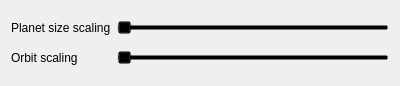
<?xml version="1.0" encoding="UTF-8"?>
<ui version="4.0">
 <class>SolarSettingsDialog</class>
 <widget class="QWidget" name="SolarSettingsDialog">
  <property name="geometry">
   <rect>
    <x>0</x>
    <y>0</y>
    <width>400</width>
    <height>86</height>
   </rect>
  </property>
  <property name="windowTitle">
   <string>Form</string>
  </property>
  <property name="styleSheet">
   <string notr="true">QLabel {background: transparent;}
QSlider {background: transparent;}</string>
  </property>
  <layout class="QGridLayout" name="gridLayout">
   <item row="0" column="0">
    <widget class="QLabel" name="m_planetScalingLabel">
     <property name="styleSheet">
      <string notr="true"/>
     </property>
     <property name="text">
      <string>Planet size scaling</string>
     </property>
    </widget>
   </item>
   <item row="0" column="1">
    <widget class="QSlider" name="m_planetScalingSlider">
     <property name="minimum">
      <number>1</number>
     </property>
     <property name="maximum">
      <number>100</number>
     </property>
     <property name="orientation">
      <enum>Qt::Horizontal</enum>
     </property>
    </widget>
   </item>
   <item row="1" column="0">
    <widget class="QLabel" name="m_orbitScalingLabel">
     <property name="text">
      <string>Orbit scaling</string>
     </property>
    </widget>
   </item>
   <item row="1" column="1">
    <widget class="QSlider" name="m_orbitScalingSlider">
     <property name="minimum">
      <number>1</number>
     </property>
     <property name="maximum">
      <number>100</number>
     </property>
     <property name="orientation">
      <enum>Qt::Horizontal</enum>
     </property>
    </widget>
   </item>
  </layout>
 </widget>
 <resources/>
 <connections/>
</ui>
